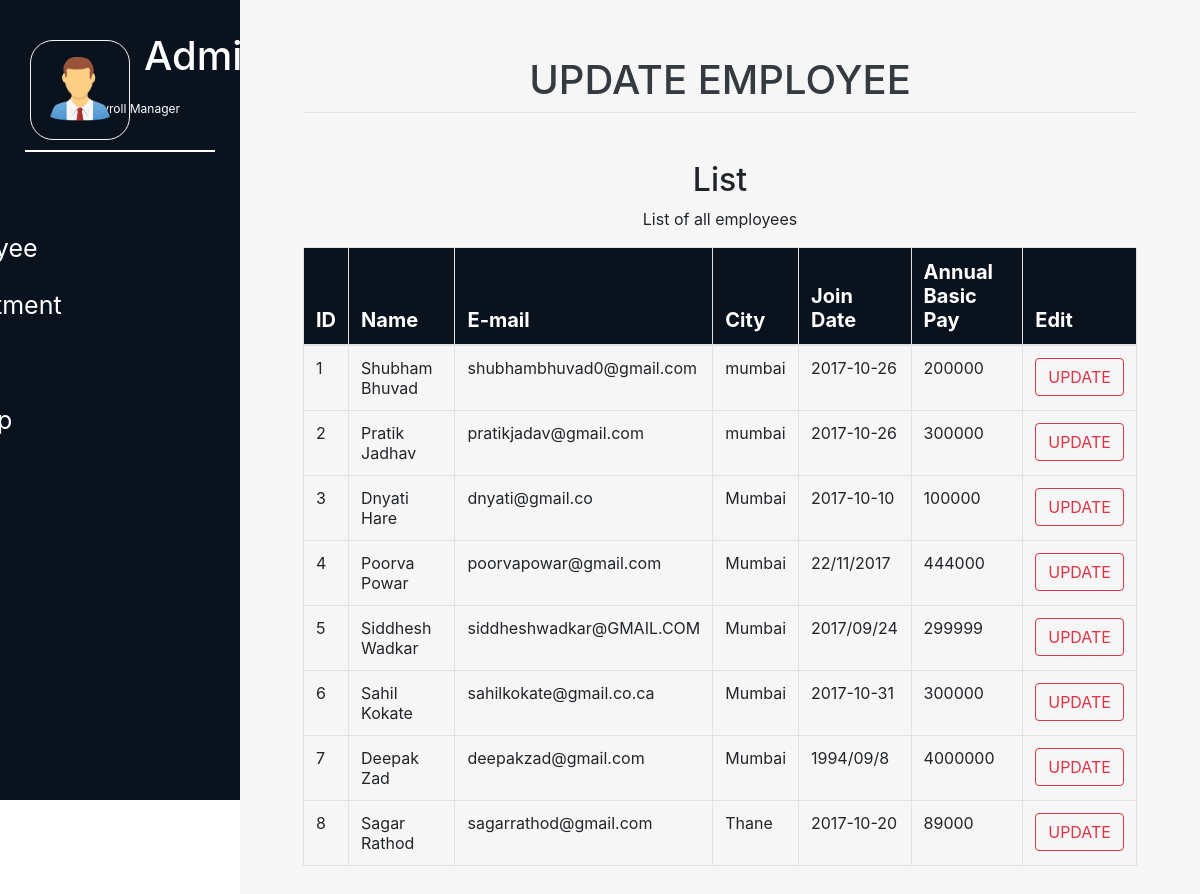
Screenshot of /edit1.php with the database file from the repository.
### tables this page shows
CREATE TABLE `employee` (
  `employee_id` int(5) PRIMARY KEY ,
  `name` varchar(30) NOT NULL,
  `gender` varchar(30) NOT NULL,
  `birth_date` varchar(50) DEFAULT NULL,
  `address` varchar(50) DEFAULT NULL,
  `city` varchar(50) DEFAULT NULL,
  `department` int(5)  NULL,
  `postal_code` varchar(50) DEFAULT NULL,
  `email` varchar(50) DEFAULT NULL,
  `website` varchar(50) DEFAULT NULL,
  `join_date` varchar(50) DEFAULT NULL,
  `annual_basic_pay` float NOT NULL,
  `monthly_pay` float NOT NULL,
  `tax` float NOT NULL,
  `tax_amount` float NOT NULL,
  `department_id` int(5) NOT NULL
);

### edit1.php (the view, shortened to what this page needs)
<html>
<head>
    <link rel="stylesheet" href="css/style.css" />
      <link rel="stylesheet" href="https://stackpath.bootstrapcdn.com/bootstrap/4.4.1/css/bootstrap.min.css">
</head>
<body>
<section id="Main">
        <?php include("includes/files/nav.php");?>
        <section id="Two" >
        <section id="about" >
            <div class="container-fluid p-5 w-100" style="background-color:#f6f6f6">
            <div class="container text-center h-100  ">
            <h1 class="p-2 text-dark  text-uppercase mb-5 border-bottom">update employee</h1>
                <header>
                    <h2>List</h2>
                </header>
                <p>List of all employees</p>
                <?php
       include("connection.php");
        $result = mysqli_query($conn, "SELECT * FROM employee ORDER BY employee_id ASC");
        echo "<table class='table table-bordered table-hover '><thead class='h5 text-white ' style='background-color: #0a121e;'><tr ><th>ID</th><th>Name</th><th>E-mail</th><th>City</th><th>Join Date</th><th>Annual Basic Pay</th><th>Edit</th></tr></thead>";
	while($res = mysqli_fetch_array($result)) {
        echo "<tr><td>" . $res["employee_id"]. "</td><td>" . $res["name"]. "</td><td> " . $res["email"]. "</td><td> " . $res["city"]. "</td><td> " . $res["join_date"]. "</td><td> " . $res["annual_basic_pay"]. "</td><td><a class='btn btn-outline-danger text-uppercase' href=\"edit.php?employee_id=$res[employee_id]\">Update</a></td></tr>";
         }
        echo "</table>";
?>
            </div>
            </div>
        </section>
</body>
</html>

### includes/files/nav.php (shortened to what this page needs)
<!DOCTYPE html>
<html lang="en">
<head>
    <link rel="stylesheet" href="https://pro.fontawesome.com/releases/v5.10.0/css/all.css"/>
    <link rel="stylesheet" href="css/style.css">
</head>
<body>
<section id="One">
<div class="text">
<div class="container sidebar ">
        <div class ="header admin">
                <div class="container ">
                                <span class="image "><img src="img/admin.png" alt="Admin Image"></span>
                                <div class="title">
                                    <h1 >Admin</h1>
                                    <p >Payroll Manager</p>
                                </div>
                </div>
            </div>
        <hr class="break-line">
        <nav id="nav">
            <ul>
                <li><a href="#top" id="top-link" class="active" ><span class="icon fa fa-home"></span>&nbsp;&nbsp;&nbsp;&nbsp;Home</a></li>
                <li><a href="#portfolio" id="portfolio-link" ><span class="icon fa fa-user"></span> &nbsp;&nbsp;&nbsp;&nbsp;Employee</a></li>
                <li><a href="#department" id="department-link" ><span class="icon fa fa-building"></span> &nbsp;&nbsp;&nbsp;&nbsp;Department</a></li>
                <li><a href="#about" id="about-link" ><span class="icon fa fa-th"></span> &nbsp;&nbsp;&nbsp;&nbsp;List</a></li>
                <li><a href="#contact" id="contact-link" ><span class="icon fa fa-envelope"></span>&nbsp;&nbsp;&nbsp;&nbsp;Pay Slip</a></li>
            </ul>
        </nav>
      </div>
</div>
</section>
</body>
</html>

### css/style.css (style rules this page uses)
body { margin: 0; padding: 0; }
#Main { height: 100vh; width: 100%; }
#One { height: 100vh; width: 20%; background-color: khaki; position: fixed; display: inline-block; margin: 0; }
#Two { position: absolute; display: block; height: 100vh; left: 20%; top: 0px; width: 80%; background-color: white; }
.sidebar { height: 100vh; background-repeat: repeat-x; background-color: #0a121e; padding-top: 40px; }
.image { padding-top: 20px; }
.image img { width: 100px; height: 100px; border: 1px solid whitesmoke; border-radius: 23px; padding: 5px; position: static; }
.title { color: white; }
.title h1 { position: absolute; font-size: 40px; left: 60%; top: 4%; }
.title p { float: right; font-size: 12px; margin-right: 30px; margin-top: -40px; left: 40%; }
.break-line { margin: 10px; border: 1px solid white; }
#nav { margin-left: 0px; font-size: 25px; margin: 0%; width: 400px; color: white; float: right; }
nav ul { float: left; color: white; list-style-type: none; }
nav ul li { padding: 10px 0; }
a, a:hover, a:focus, a:active { text-decoration: none; color: inherit; }

### rows the page displays
employee: employee_id "1", name "Shubham Bhuvad", email "shubhambhuvad0@gmail.com", city "mumbai", join_date "2017-10-26", annual_basic_pay "200000"
employee: employee_id "2", name "Pratik Jadhav", email "pratikjadav@gmail.com", city "mumbai", join_date "2017-10-26", annual_basic_pay "300000"
employee: employee_id "3", name "Dnyati Hare", email "dnyati@gmail.co", city "Mumbai", join_date "2017-10-10", annual_basic_pay "100000"
employee: employee_id "4", name "Poorva Powar", email "poorvapowar@gmail.com", city "Mumbai", join_date "22/11/2017", annual_basic_pay "444000"
employee: employee_id "5", name "Siddhesh Wadkar", email "siddheshwadkar@GMAIL.COM", city "Mumbai", join_date "2017/09/24", annual_basic_pay "299999"
employee: employee_id "6", name "Sahil Kokate", email "sahilkokate@gmail.co.ca", city "Mumbai", join_date "2017-10-31", annual_basic_pay "300000"
employee: employee_id "7", name "Deepak Zad", email "deepakzad@gmail.com", city "Mumbai", join_date "1994/09/8", annual_basic_pay "4000000"
employee: employee_id "8", name "Sagar Rathod", email "sagarrathod@gmail.com", city "Thane", join_date "2017-10-20", annual_basic_pay "89000"
